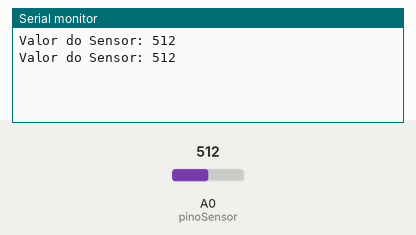
This sketch was run on a simulated Arduino Uno, built with avr-gcc and run on an emulated ATmega328P. Shown: the last lines printed to the serial monitor. The test bench sets the inputs (shaded band); at power-on: A0 (pinoSensor) = 512.

Above: at 1.8 s.
1.9 s: A0 (pinoSensor) set to 716
At 2.8 s:
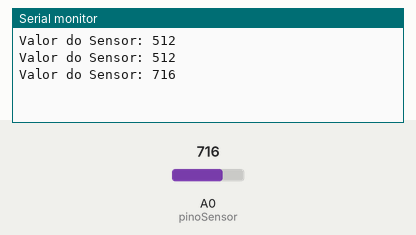
3.4 s: A0 (pinoSensor) set to 900
At 4.8 s:
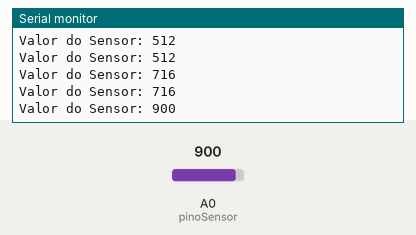
Timing chart, 0 to 6.4 s (numbered marks = the images above; inputs shaded):
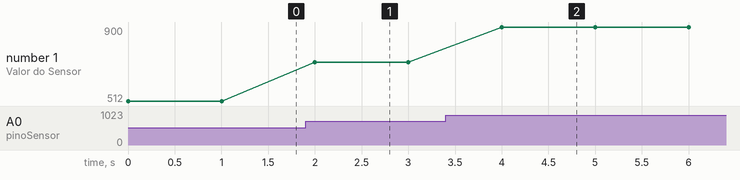

The sketch:

ler_sensor.ino
```cpp
int pinoSensor = A0; // Número do pino para o sensor analógico

void setup() {
  Serial.begin(9600); // Inicializa a comunicação serial
}

void loop() {
  int valorSensor = analogRead(pinoSensor); // Lê o valor do sensor
  Serial.print("Valor do Sensor: ");
  Serial.println(valorSensor);
  delay(1000); // Espera por 1 segundo
}
```

Measured:
- after the input at 1.9 s, the serial monitor: prints a new line after 0.10 s (image 1)
- after the input at 3.4 s, the serial monitor: prints a new line after 0.60 s (image 2)
- plotted number 1: 512 → 716 after the input at 1.9 s, 716 → 900 after the input at 3.4 s
